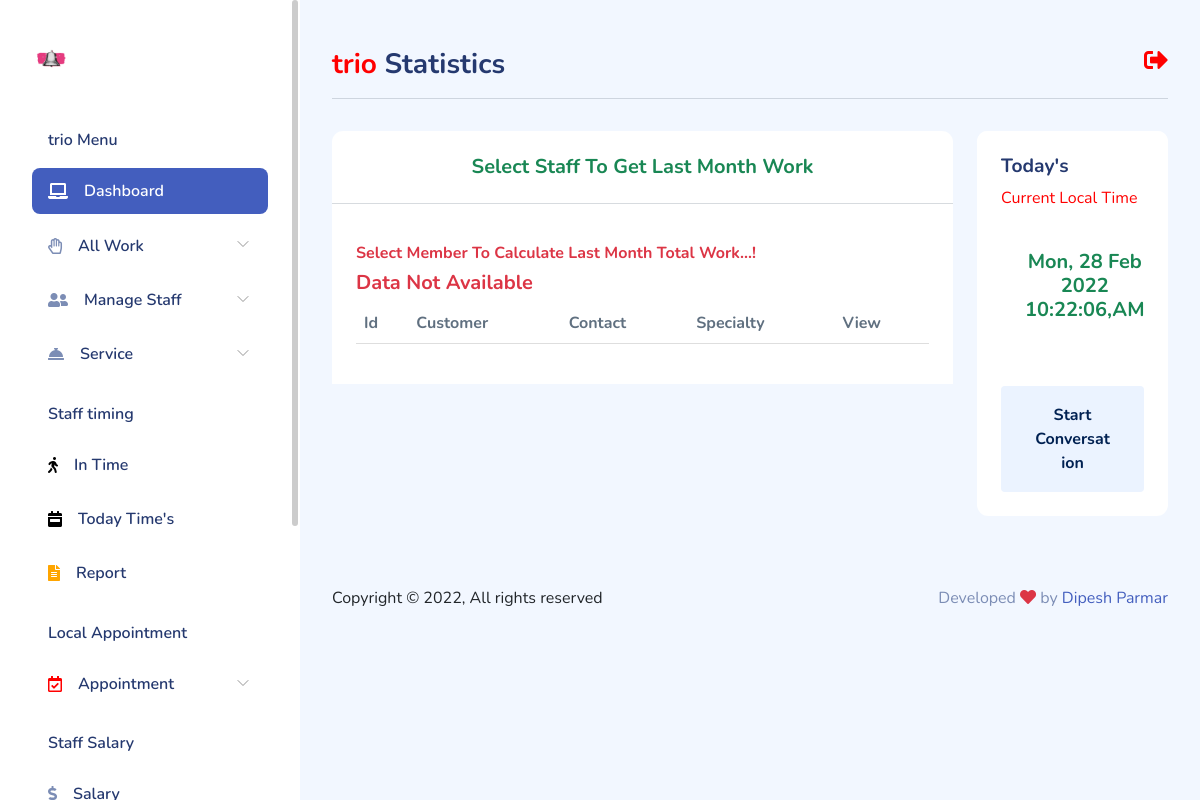
The app's page /client/staff-month-work/ (signed in), older data.
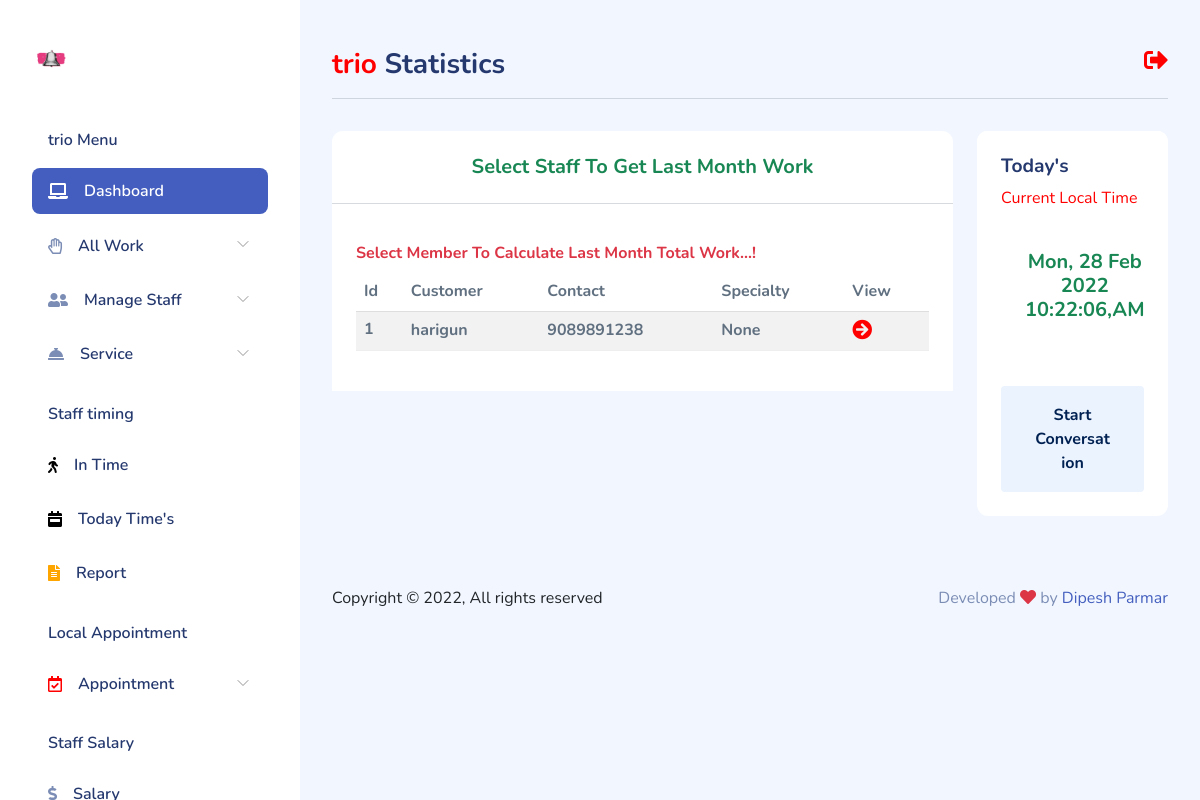
The same page, newer data.
### client/models.py (models this page shows, shortened)
class Staff(models.Model):
    user = models.ForeignKey(User, on_delete=models.CASCADE,null=True, blank=True)
    profile = models.ImageField(upload_to = 'staff/')
    name = models.CharField(max_length=100)
    phone = models.PositiveIntegerField()
    email = models.EmailField(max_length=100, null=True, blank=True)
    service = models.CharField(max_length=100, null=True, blank=True)
    fdate = models.DateTimeField(auto_now_add=True)

### client/views.py (the view)
# urls.py: path('staff-month-work/', views.month_work, name='lastmon'),
@user_passes_test(lambda u: u.is_authenticated, login_url='/')
def month_work(request):
    mo_wk = Staff.objects.filter(user=request.user)
    context = {'data': mo_wk}
    return render(request, 'client/month_work.html', context)

### client/templates/client/month_work.html (shortened to what this page needs)
{% extends "client/layout.html" %}
{% block table %}
    <div class="text-center text-success mt-4 h5 mb-2">Select Staff To Get Last Month Work</div>
    <hr>
    <div class="card-header">
        <h6 class="text-danger">Select Member To Calculate Last Month Total Work...!</h6>
        <table class="table table-striped table-hover">
            <thead class="thead-dark">
              <tr>
                <th scope="col">Id</th>
                <th scope="col">Customer</th>
                <th scope="col">Contact</th>
                <th scope="col">Specialty </th>
                <th scope="col">View</th>
              </tr>
            </thead>
            <tbody class="h6 text-dark">
                {% if data %}
                    {% for dt in data %}
                        <tr>
                        <th scope="row">{{forloop.counter}}</th>
                        <td>{{dt.name}}</td>
                        <td>{{dt.phone}}</td>
                        <td>{{dt.service}}</td>
                        <td><a href="{% url 'month_work' dt.name %}">
                            <i class="fas fa-arrow-circle-right" style="font-size:20px; color:red;"></i></td>
                        </tr>
                    {% endfor %}
                {% else %}
                        <h5 class="text-danger">Data Not Available</h5>
                {% endif %}
            </tbody>
          </table>
    </div>
{% endblock table %}
{% block cardfeatur %}
<div class="card-header">
    <h4>Today's</h4><span><marquee style="color:red;">Current Local Time</marquee> </span>
</div>
<div class="px-4 pb-4">
    <div class="card-content pb-4">
        <div class="recent-message d-flex px-4 py-3">
            <span class="text-center text-success font-weight-bold h5">
                {% now "D, d M Y" %}
                {% now "h:i:s,A" %}
            </span>
        </div>
    </div>
    <button class='btn btn-block btn-xl btn-light-primary font-bold mt-3'>Start
        Conversation</button>
</div>
{% endblock cardfeatur %}

### client/templates/client/layout.html (shortened to what the changed rows need)
{% load static %}
<!DOCTYPE html>
<html lang="en">
<head>
  <link rel="stylesheet" href="https://use.fontawesome.com/releases/v5.11.2/css/all.css">
    <link rel="stylesheet" href="{% static 'client/css/bootstrap.css' %}">
    <link rel="stylesheet" href="{% static 'client/css/bold.css' %}">
    <link rel="stylesheet" href="{% static 'client/css/perfect-scrollbar.css' %}">
    <link rel="stylesheet" href="{% static 'client/css/bootstrap-icons.css' %}">
    <link rel="stylesheet" href="{% static 'client/css/app.css' %}">
</head>
<body>
    <div id="app">
        <div id="sidebar" class="active">
            <div class="sidebar-wrapper active">
    <div class="sidebar-header">
        <div class="d-flex justify-content-between">
        </div>
    </div>
    <div class="sidebar-menu">
        <ul class="menu">
        </ul>
    </div>
</div>
        </div>
        <div id="main">
<div class="page-content">
    <section class="row">
        <div class="col-12 col-lg-9">
            <div class="row">
                <div class="col-12">
                    <div class="card">
                        {% block table %}{% endblock table %}
                    </div>
                </div>
            </div>
        </div>
        </section>
    </div>
        </div>
    </div>
</body>
</html>

Row changes from the older to the newer data that the page shows:
added Staff: name "harigun", phone "9089891238", service "None"
Text that changed along with them:
text no longer shown: "Data Not Available"
